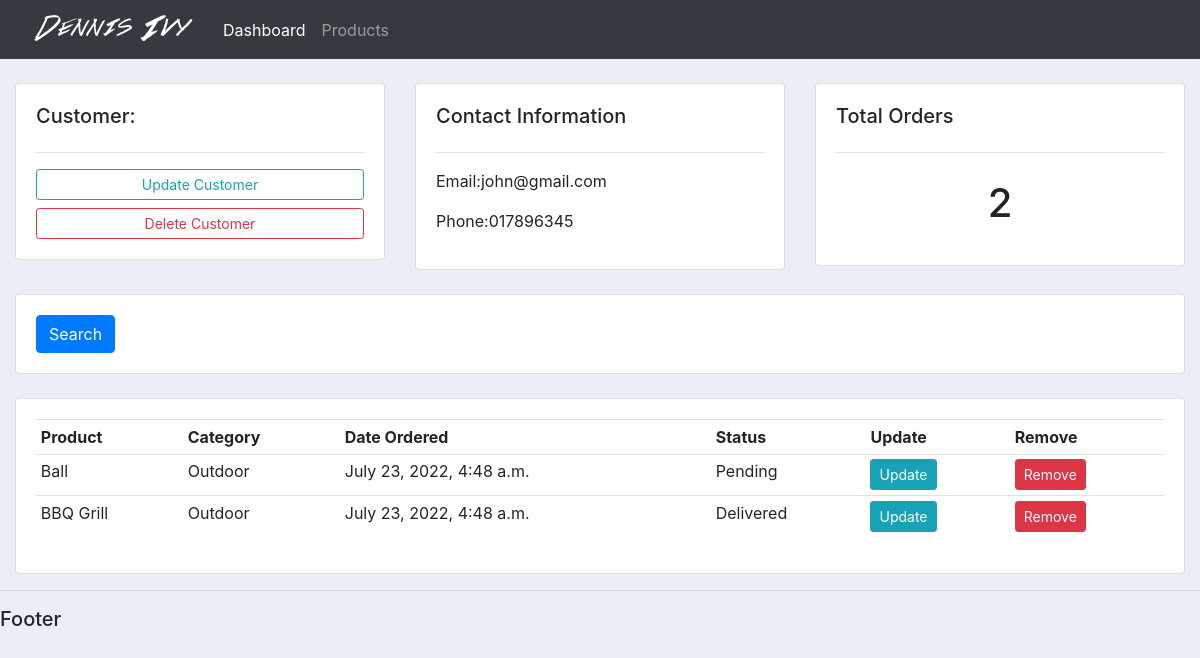
Before: /customer/1/ with the older database file.
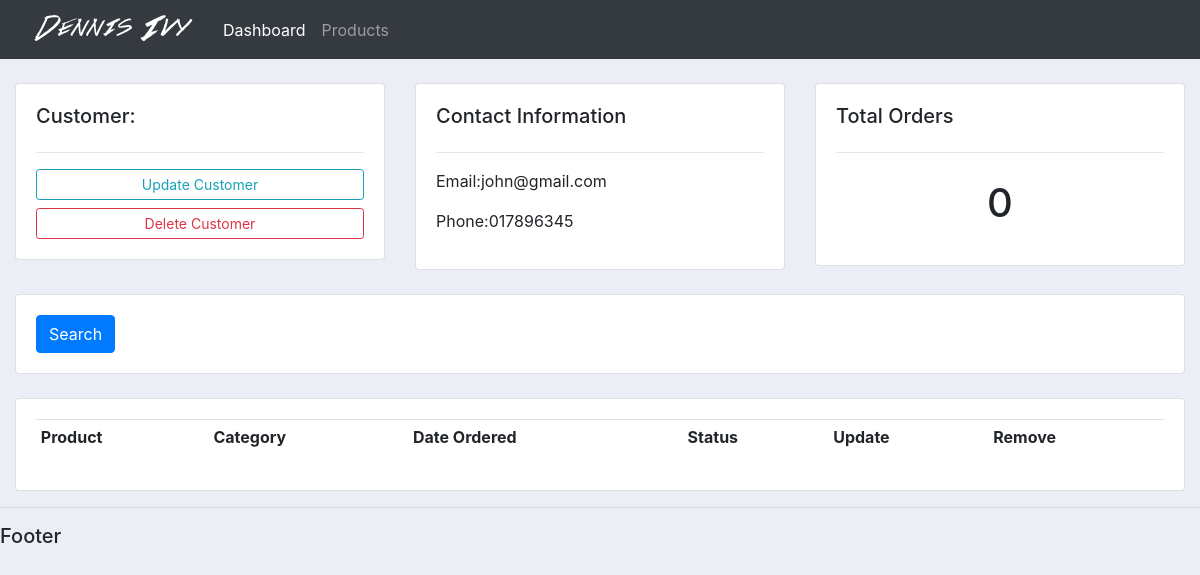
After: the same page with the newer database file.
### accounts/models.py (models this page shows, shortened)
class Order(models.Model):
    STATUS = (
        ('Pending', 'Pending'),
        ('Out for Delivery', 'Out for Delivery'),
        ('Delivered', 'Delivered'),
        )
    customer = models.ForeignKey(Customer, null=True, on_delete= models.SET_NULL)
    product = models.ForeignKey(Product, null=True, on_delete=models.SET_NULL)
    date_created = models.DateTimeField(auto_now_add=True, null=True)
    status = models.CharField(max_length=200, null=True, choices=STATUS)

class Product(models.Model):
    CATEGORY = (
        ('Indoor', 'Indoor'),
        ('Outdoor', 'Outdoor'),
        )
    name = models.CharField(max_length=200, null=True)
    price = models.FloatField(null=True)
    category = models.CharField(max_length=200, null=True, choices=CATEGORY)
    description = models.CharField(max_length=200, null=True, blank=True)
    date_created = models.DateTimeField(auto_now_add=True, null=True)
    tags = models.ManyToManyField(Tag)

### accounts/views.py (the view)
# urls.py: path('customer/<str:pk>/', views.customer, name="customer"),
def customer(request, pk):
    customer = Customer.objects.get(id = pk)
    orders = customer.order_set.all()
    orders_count = orders.count()
    context = {'customer':customer, 'orders':orders, 'orders_count':orders_count}
    return render(request, 'accounts/customer.html', context)

### accounts/templates/accounts/customer.html
{% extends 'accounts/main.html' %}
{% block content %}
    <br>
    <div class="row">
        <div class="col-md">
            <div class="card card-body">
                <h5>Customer:</h5>
                <hr>
                <a href="" class="btn btn-outline-info btn-sm btn-block">Update Customer</a>
                <a href="" class="btn btn-outline-danger btn-sm btn-block">Delete Customer</a>
            </div>
        </div>
        <div class="col-md">
            <div class="card card-body">
                <h5>Contact Information</h5>
                <hr>
                <p>Email:{{customer.email}}</p>
                <p>Phone:{{customer.phone}}</p>
            </div>
        </div>
        <div class="col-md">
            <div class="card card-body">
                <h5>Total Orders</h5>
                <hr>
                <h1 style="text-align: center; padding: 10px">{{orders_count}}</h1>
            </div>
        </div>
    </div>
    <br>
    <div class="row">
        <div class="col">
            <div class="card card-body">
                <form action="" method="get">
                    <button class="btn btn-primary" type="submit">Search</button>
                </form>
            </div>
        </div>
    </div>
    <br>
    <div class="row">
        <div class="col-md">
            <div class="card card-body">
                <table class="table table-sm">
                    <tr>
                        <th>Product</th>
                        <th>Category</th>
                        <th>Date Ordered</th>
                        <th>Status</th>
                        <th>Update</th>
                        <th>Remove</th>
                    </tr>
                    {% for order in orders %}
                        <tr>
                            <td>{{order.product.name}}</td>
                            <td>{{order.product.category}}</td>
                            <td>{{order.date_created}}</td>
                            <td>{{order.status}}</td>
                            <td><a class="btn btn-sm btn-info" href="{% url 'update_order' order.id %}">Update</a></td>
                            <td><a class="btn btn-sm btn-danger" href="{% url 'delete_order' order.id %}">Remove</a></td>
                        </tr>
                    {% endfor %}
                </table>
            </div>
        </div>
    </div>
{% endblock %}

Changed rows visible on the page:
removed Order: product.name "Ball", product.category "Outdoor", date_created "July 23, 2022, 4:48 a.m.", status "Pending"
removed Order: product.name "BBQ Grill", product.category "Outdoor", date_created "July 23, 2022, 4:48 a.m.", status "Delivered"
Other visible differences:
{{ orders_count }}: "2" → "0"
